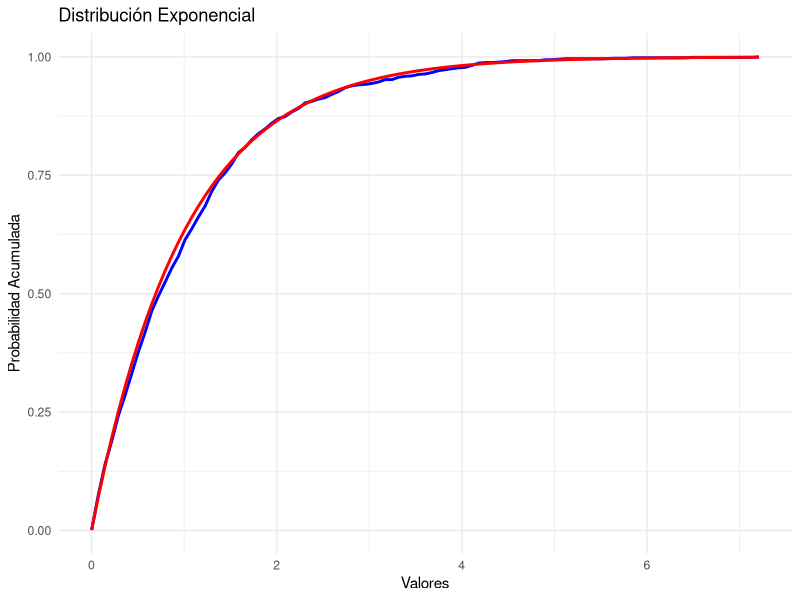
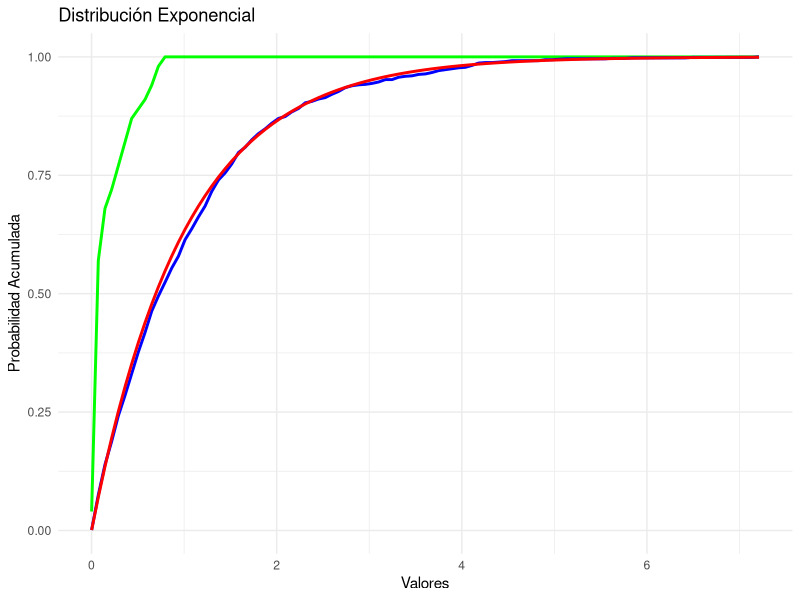
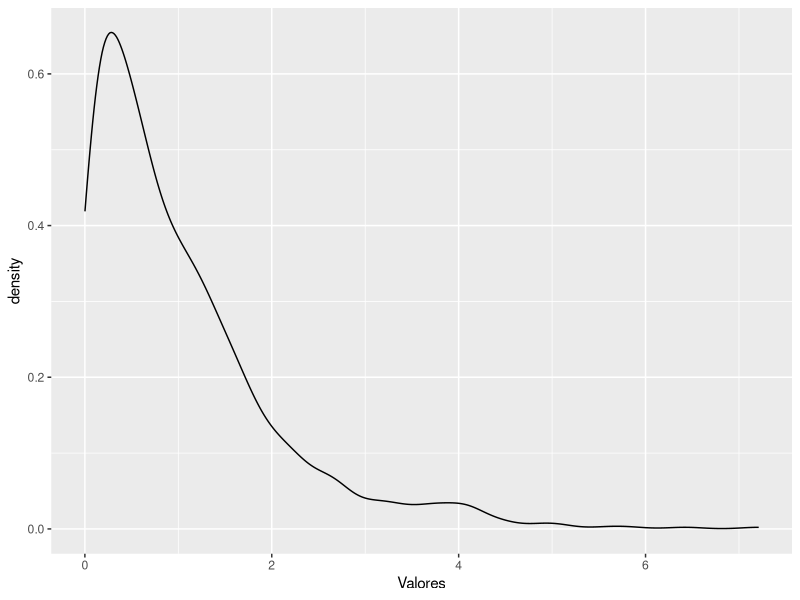

Write the R code that produced these figures, in order.
rm(list=ls())

#  KDE: Estimación de densidad por núcleos en R
ind <- function(x, min, max) {
  (min <= x) & (x <= max)
}

triangular <- function(x) {
  (1 - abs(x)) * ind(x, -1, 1)
}

gaussiano <- function(x) {
  dnorm(x, mean = 0, sd = 1)
}

rectangular <- function(x) {
  ind(x, -1, 1) / 2
}

epanechnikov <- function(x) {
  3 / 4 * (1 - x**2) * ind(x, -1, 1)
}

nucleos <- list(
  triangular = triangular,
  gaussiano = gaussiano,
  rectangular = rectangular,
  epanechnikov = epanechnikov
)

hacer_kde <- function(datos, h = 1, nucleo = "gaussiano") {
  kde <- function(xs) {
    n <- length(datos)
    K <- nucleos[[nucleo]]
    m <- length(xs)
    fs <- vector(length=m)
    for (i in seq.int(m)) {
      fs[i] <- sum(K((xs[i] - datos) / h)) / (n * h)
    }
    fs
  }
  return(kde)
}

# Creo una muestra
set.seed(123)  # Para hacer que los resultados sean reproducibles
muestra_exponencial <- rexp(1000, rate = 1)  # Cambia el tamaño de la muestra y el valor de rate según tus necesidades
datos <- data.frame(Valores = muestra_exponencial)

# Funcion empirica
funcion_empirica <- ecdf(muestra_exponencial)

# Creo el grafico
library(ggplot2)


ggplot(datos, aes(x = Valores)) +
  geom_function(fun=funcion_empirica, color ="blue", size = 1) +
  geom_function(fun = pexp, args = list(rate = 1), color = "red", size = 1) +
  labs(title = "Distribución Exponencial",
       x = "Valores",
       y = "Probabilidad Acumulada") +
  theme_minimal()

# Estimadores

Est= 1/(mean(muestra_exponencial))
#dens_est = density(muestra_exponencial)
densidad= hacer_kde(muestra_exponencial,h=0.2,"triangular")

valores=data.frame( equis=densidad(seq(from=0,to=6,length.out=100)))
distribucion <- ecdf(valores$equis)
library(ggplot2)
ggplot(datos, aes(x = Valores)) + 
  geom_function(fun = distribucion , color = "green", size = 1) +
  geom_function(fun = funcion_empirica, color = "blue", size = 1) +
  geom_function(fun = pexp, args = list(rate = 1), color = "red", size = 1) +
  labs(title = "Distribución Exponencial",
       x = "Valores",
       y = "Probabilidad Acumulada") +
  theme_minimal()

#como aproximar la densidad
ggplot(datos, aes(x = Valores)) + 
  geom_density(aes(x = Valores))
